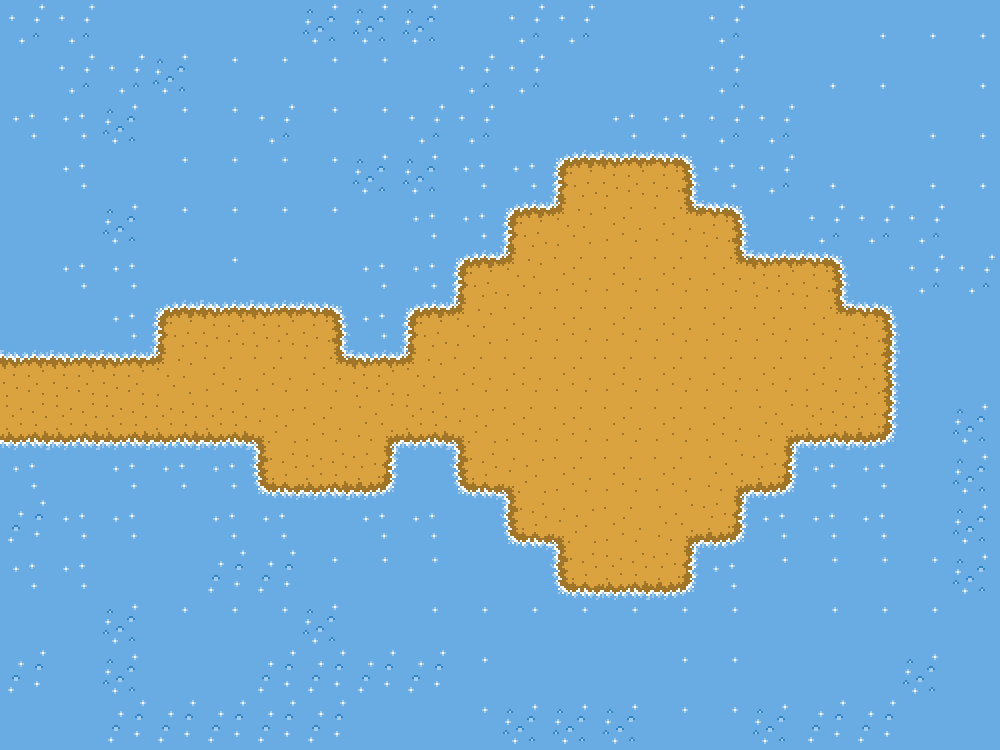

This is a level from a 2D game, rendered from its Tiled map with the project's own tilesets. A one-line summary and the map file follow, with tile-layer data summarised:
An orthogonal 20x15 tile map with 50x50 px tiles, 3 tile layers (Background, Path, Obstacles) and 1 object (changer).

<map version="1.10" tiledversion="1.10.0" orientation="orthogonal" renderorder="right-down" width="20" height="15" tilewidth="50" tileheight="50" infinite="0" nextlayerid="8" nextobjectid="2">
 <tileset firstgid="1" source="pixil_tileset_3.tsx" />
 <group id="4" name="Back">
  <layer id="5" name="Background" width="20" height="15">
   <data>[300 cells, 296 non-empty, 1 distinct tile ids]</data>
  </layer>
  <layer id="1" name="Path" width="20" height="15">
   <data>[300 cells, 84 non-empty, 12 distinct tile ids]</data>
  </layer>
 </group>
 <layer id="2" name="Obstacles" width="20" height="15">
  <data>[300 cells, 216 non-empty, 7 distinct tile ids]</data>
 </layer>
 <group id="6" name="Doors">
  <objectgroup id="7" name="West">
   <object id="1" name="changer" x="0" y="350" width="1" height="100">
    <properties>
     <property name="nextScene" value="World2_1" />
    </properties>
   </object>
  </objectgroup>
 </group>
</map>
